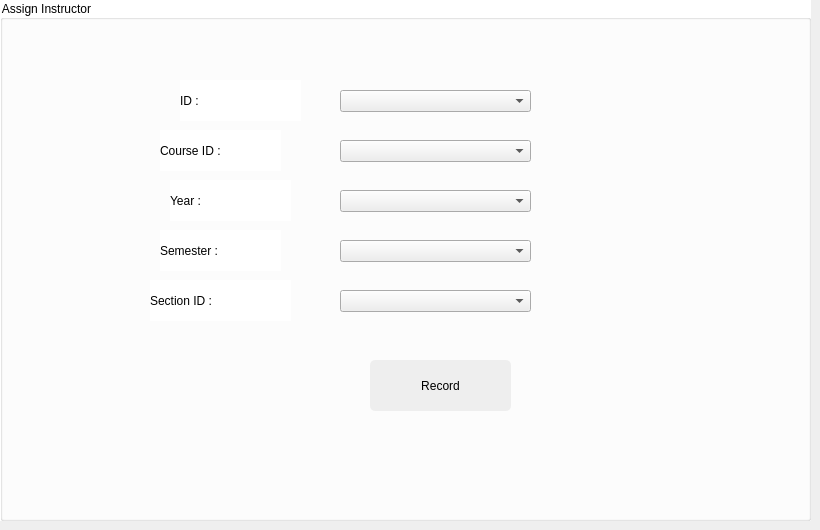
            <widget class="QWidget" name="instructorPage">
             <property name="styleSheet">
              <string notr="true"/>
             </property>
             <widget class="QGroupBox" name="groupBox_12">
              <property name="geometry">
               <rect>
                <x>0</x>
                <y>0</y>
                <width>811</width>
                <height>521</height>
               </rect>
              </property>
              <property name="styleSheet">
               <string notr="true">background-color: rgb(255, 255, 255);
color: #000000;




</string>
              </property>
              <property name="title">
               <string>Assign Instructor</string>
              </property>
              <widget class="QLabel" name="label_13">
               <property name="geometry">
                <rect>
                 <x>180</x>
                 <y>80</y>
                 <width>121</width>
                 <height>41</height>
                </rect>
               </property>
               <property name="text">
                <string>ID : </string>
               </property>
              </widget>
              <widget class="QComboBox" name="i_id">
               <property name="enabled">
                <bool>true</bool>
               </property>
               <property name="geometry">
                <rect>
                 <x>340</x>
                 <y>90</y>
                 <width>191</width>
                 <height>22</height>
                </rect>
               </property>
               <property name="styleSheet">
                <string notr="true">background-color: rgb(238, 238, 238);


	




</string>
               </property>
               <property name="editable">
                <bool>false</bool>
               </property>
               <property name="currentText">
                <string/>
               </property>
               <property name="currentIndex">
                <number>-1</number>
               </property>
               <item>
                <property name="text">
                 <string>#001</string>
                </property>
               </item>
               <item>
                <property name="text">
                 <string>#002</string>
                </property>
               </item>
               <item>
                <property name="text">
                 <string>#003</string>
                </property>
               </item>
               <item>
                <property name="text">
                 <string>#004</string>
                </property>
               </item>
               <item>
                <property name="text">
                 <string>#005</string>
                </property>
               </item>
              </widget>
              <widget class="QLabel" name="label_22">
               <property name="geometry">
                <rect>
                 <x>160</x>
                 <y>130</y>
                 <width>121</width>
                 <height>41</height>
                </rect>
               </property>
               <property name="text">
                <string>Course ID :</string>
               </property>
              </widget>
              <widget class="QComboBox" name="ic_id">
               <property name="geometry">
                <rect>
                 <x>340</x>
                 <y>140</y>
                 <width>191</width>
                 <height>22</height>
                </rect>
               </property>
               <property name="styleSheet">
                <string notr="true">background-color: rgb(238, 238, 238);

</string>
               </property>
               <property name="currentText">
                <string/>
               </property>
               <property name="currentIndex">
                <number>-1</number>
               </property>
               <item>
                <property name="text">
                 <string>Math</string>
                </property>
               </item>
               <item>
                <property name="text">
                 <string>OOP in C++</string>
                </property>
               </item>
               <item>
                <property name="text">
                 <string>Networking</string>
                </property>
               </item>
               <item>
                <property name="text">
                 <string>Operating System</string>
                </property>
               </item>
               <item>
                <property name="text">
                 <string>LC</string>
                </property>
               </item>
               <item>
                <property name="text">
                 <string>DataBase</string>
                </property>
               </item>
              </widget>
              <widget class="QLabel" name="label_55">
               <property name="geometry">
                <rect>
                 <x>170</x>
                 <y>180</y>
                 <width>121</width>
                 <height>41</height>
                </rect>
               </property>
               <property name="text">
                <string>Year :</string>
               </property>
              </widget>
              <widget class="QComboBox" name="i_year">
               <property name="geometry">
                <rect>
                 <x>340</x>
                 <y>190</y>
                 <width>191</width>
                 <height>22</height>
                </rect>
               </property>
               <property name="styleSheet">
                <string notr="true">background-color: rgb(238, 238, 238);</string>
               </property>
               <property name="currentText">
                <string/>
               </property>
               <property name="currentIndex">
                <number>-1</number>
               </property>
               <item>
                <property name="text">
                 <string>2019/2020</string>
                </property>
               </item>
               <item>
                <property name="text">
                 <string>2020/2021</string>
                </property>
               </item>
               <item>
                <property name="text">
                 <string>2021/2022</string>
                </property>
               </item>
               <item>
                <property name="text">
                 <string>2022/2023</string>
                </property>
               </item>
               <item>
                <property name="text">
                 <string>2023/2024</string>
                </property>
               </item>
              </widget>
              <widget class="QLabel" name="label_56">
               <property name="geometry">
                <rect>
                 <x>160</x>
                 <y>230</y>
                 <width>121</width>
                 <height>41</height>
                </rect>
               </property>
               <property name="text">
                <string>Semester :</string>
               </property>
              </widget>
              <widget class="QComboBox" name="i_semester">
               <property name="geometry">
                <rect>
                 <x>340</x>
                 <y>240</y>
                 <width>191</width>
                 <height>22</height>
                </rect>
               </property>
               <property name="styleSheet">
                <string notr="true">background-color: rgb(238, 238, 238);</string>
               </property>
               <property name="currentIndex">
                <number>-1</number>
               </property>
               <item>
                <property name="text">
                 <string>S1</string>
                </property>
               </item>
               <item>
                <property name="text">
                 <string>S2</string>
                </property>
               </item>
               <item>
                <property name="text">
                 <string>S3</string>
                </property>
               </item>
               <item>
                <property name="text">
                 <string>S4</string>
                </property>
               </item>
               <item>
                <property name="text">
                 <string>S5</string>
                </property>
               </item>
               <item>
                <property name="text">
                 <string>S6</string>
                </property>
               </item>
              </widget>
              <widget class="QLabel" name="label_57">
               <property name="geometry">
                <rect>
                 <x>150</x>
                 <y>280</y>
                 <width>141</width>
                 <height>41</height>
                </rect>
               </property>
               <property name="text">
                <string>Section ID :</string>
               </property>
              </widget>
              <widget class="QComboBox" name="i_sec">
               <property name="geometry">
                <rect>
                 <x>340</x>
                 <y>290</y>
                 <width>191</width>
                 <height>22</height>
                </rect>
               </property>
               <property name="styleSheet">
                <string notr="true">background-color: rgb(238, 238, 238);</string>
               </property>
               <property name="currentIndex">
                <number>-1</number>
               </property>
               <item>
                <property name="text">
                 <string>#SC01</string>
                </property>
               </item>
               <item>
                <property name="text">
                 <string>#SC02</string>
                </property>
               </item>
               <item>
                <property name="text">
                 <string>#SC03</string>
                </property>
               </item>
               <item>
                <property name="text">
                 <string>#SC04</string>
                </property>
               </item>
              </widget>
              <widget class="QPushButton" name="pushButton_35">
               <property name="geometry">
                <rect>
                 <x>370</x>
                 <y>360</y>
                 <width>141</width>
                 <height>51</height>
                </rect>
               </property>
               <property name="styleSheet">
                <string notr="true">QPushButton {
	border-radius: 5px;
	background-color: rgb(238, 238, 238);

}

QPushButton:hover{
	color: red;
	border-radius: 5px;
	background: #white;
}


</string>
               </property>
               <property name="text">
                <string>Record</string>
               </property>
              </widget>
             </widget>
            </widget>
